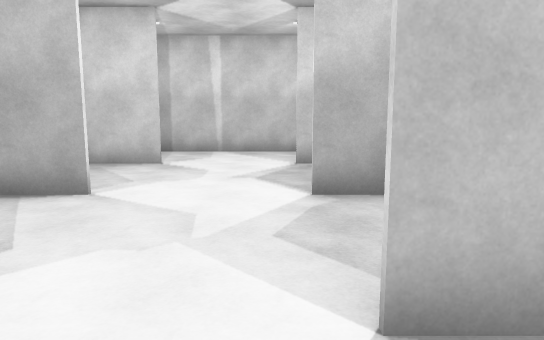
View 1 (above)

15 first-person views from a walk through a Unity game level. The camera is 1.5 m above the floor, tilts 8° down and sees 70° across. The floor is counted in squares, 1 m on a side. Each view is taken from the middle of a square. On the plan, view 1 faces up. The plan holds only what a view shows up to about 17 squares ahead; the rest is blank. The place goes on beyond the plan. The player character is not drawn.

View 2
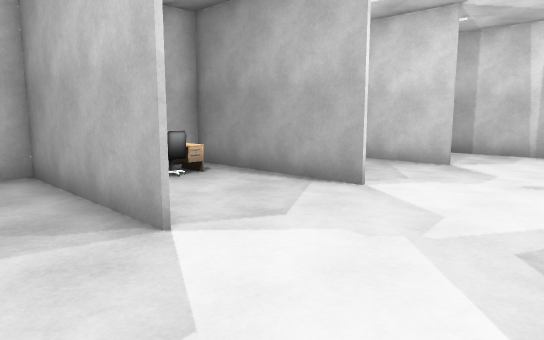

View 3
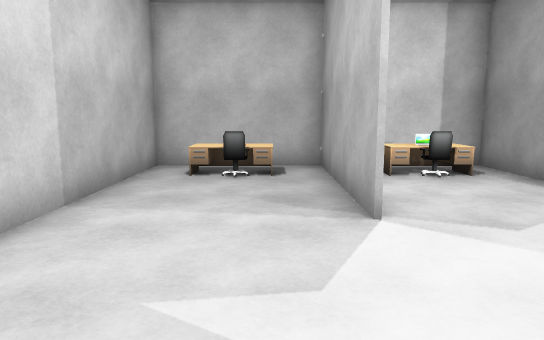

View 4
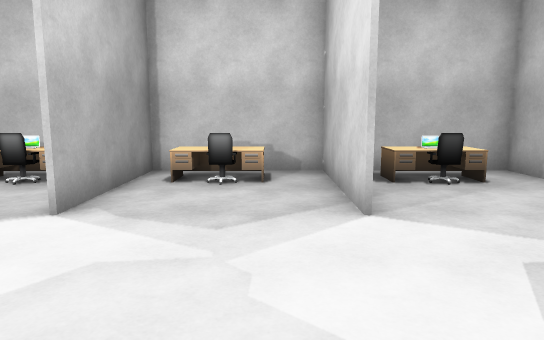

View 5
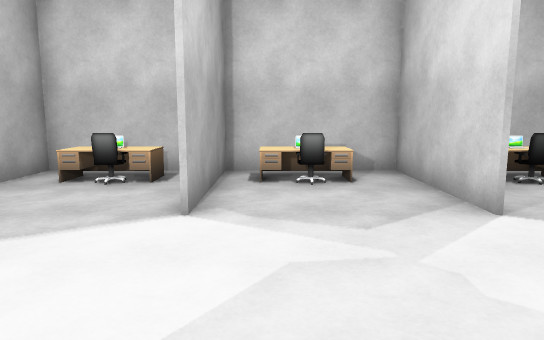

View 6
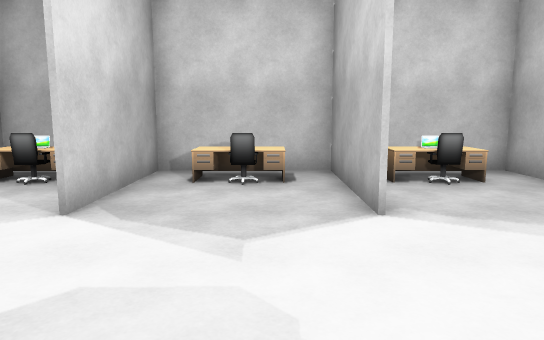

View 7
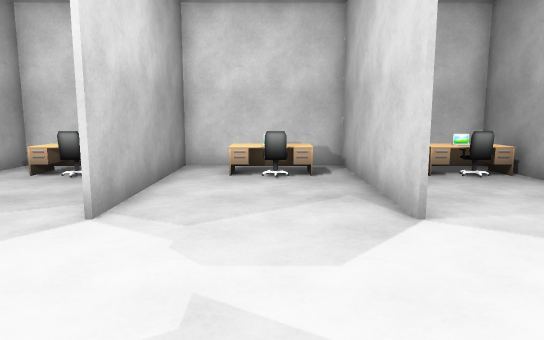

View 8
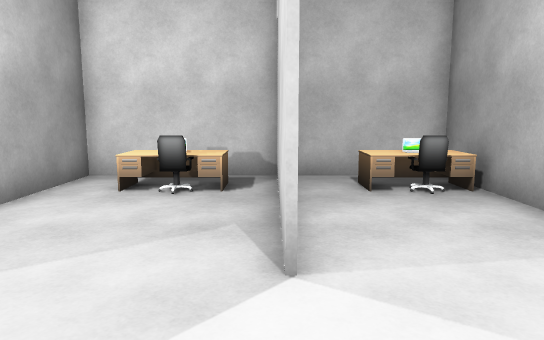

View 9
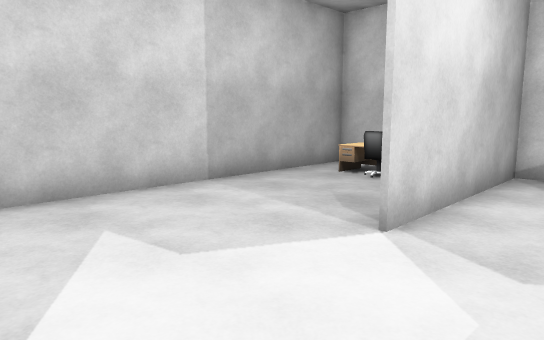

View 10
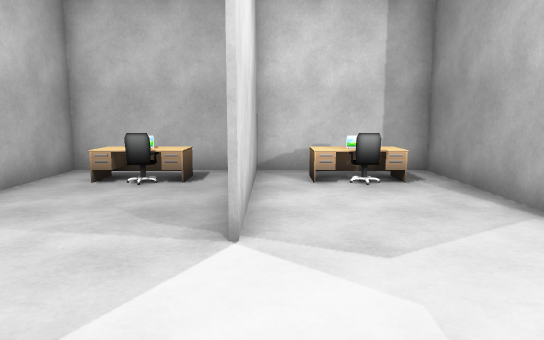

View 11
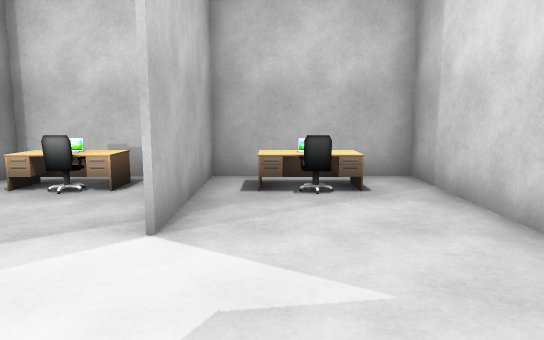

View 12
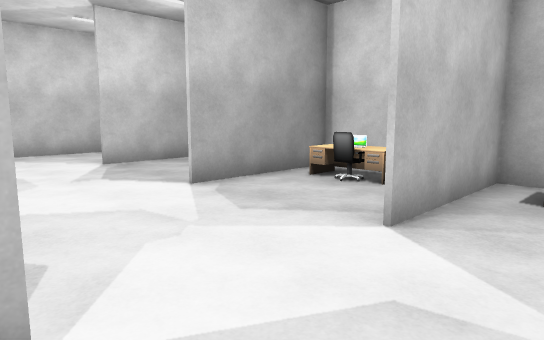

View 13
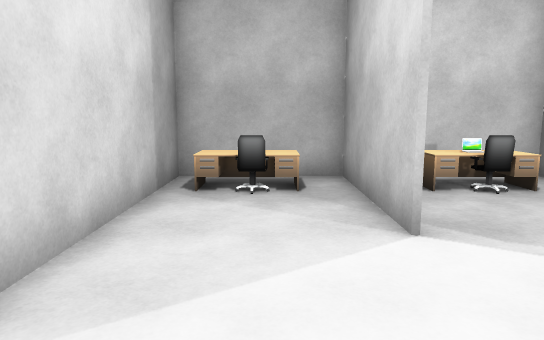

View 14
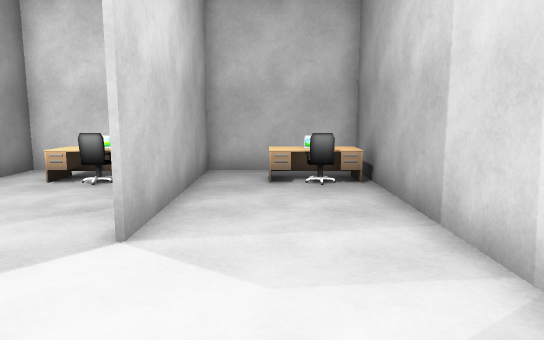

View 15
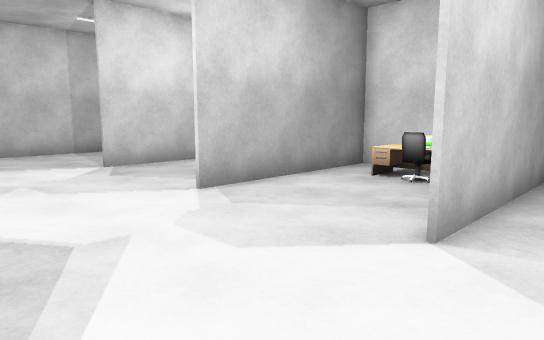

### Floor plan
Points are (right, up) in squares from view 1. A wall is a line through its corners. A room is listed if a view was taken in it or the views show most of it. See-through windows are left out.
Room 1 (views 1, 2, 3, 4, 5, 6, 7, 8, 9, 10, 11, 12, 13, 14, 15)
walls: (-3.4, 7.3) (-9.8, 7.3); (0.8, 7.4) (5.6, 7.4); (-3.5, 2.5) (-9.8, 2.5); (0.8, 2.6) (5.6, 2.6); (-3.4, 12.1) (-9.8, 12.1); (0.8, 12.2) (5.6, 12.2); (5.6, 7.3) (0.8, 7.3); (-9.8, 7.4) (-3.5, 7.4); (5.6, 2.5) (0.8, 2.5); (-9.8, 2.6) (-3.5, 2.6); (5.6, 12.1) (0.8, 12.1); (-9.8, 12.2) (-3.5, 12.2); (0.9, -2.5) (5.6, -2.5) (5.6, 16.3) (-7.5, 16.3); (-9.7, 16.4) (-9.7, -2.5) (-0.3, -2.5)
objects: desk (-9, -1) to (-8, 1); desk (-9, 4) to (-8, 6); desk (-9, 9) to (-8, 11); desk (-9, 14) to (-8, 16); other object (-8, 0); laptop (-8, 5); other object (-8, 10); laptop (-8, 15); chair (-7, 0); chair (-7, 5); chair (-7, 10); chair (-7, 15); chair (3, 0); chair (3, 5); chair (3, 10); chair (3, 14); desk (4, -1) to (5, 1); laptop (4, 0); desk (4, 4) to (5, 6); laptop (4, 5); desk (4, 9) to (5, 11); laptop (4, 10); laptop (4, 14) to (4, 15); desk (4, 14) to (5, 16)

Where each view was taken, in squares from view 1:
view 1: 0 up, 0 right, facing up
view 2: 0 up, 1 right, facing up-left
view 3: 1 up, 2 right, facing left
view 4: 4 up, 5 left, facing right
view 5: 6 up, 5 left, facing right
view 6: 9 up, 5 left, facing right
view 7: 10 up, 2 right, facing left
view 8: 12 up, 0 right, facing left
view 9: 5 up, 1 right, facing down-left
view 10: 3 up, 1 right, facing left
view 11: 1 up, 4 left, facing right
view 12: 0 up, 4 left, facing up-right
view 13: 14 up, 4 left, facing right
view 14: 14 up, 1 right, facing left
view 15: 14 up, 1 right, facing down-left
